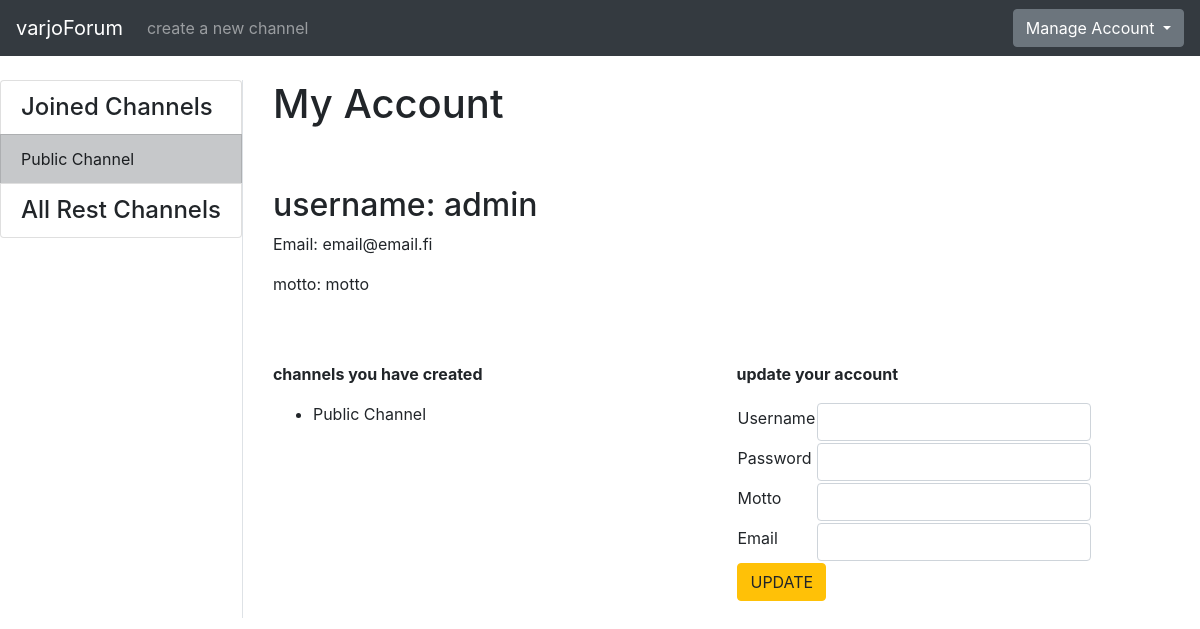
The page /account/ (signed in) on the database its author committed.
### application/channels/models.py (models this page shows, shortened)
class Channel(Base):
    name = db.Column(db.String(144), nullable=False)
    introduction = db.Column(db.Text, nullable=False)
    messages = db.relationship("Message", backref='Channel', lazy=True)
    accounts = db.relationship('Account', secondary=accounts, lazy='subquery',
        backref=db.backref('channels', lazy=True))
    @staticmethod
    def get_my_channels(account_id):
        stmt = text("SELECT Channel.id, Channel.name"
                    " FROM Channel, Account, Accounts"
                    " WHERE Channel.id = Accounts.channel_id"
                    " AND Account.id = Accounts.account_id"
                    " AND Account.id = :account_id").params(account_id=account_id)
        res = db.engine.execute(stmt)
        response = []
        for row in res:
            response.append({"channel_id":row[0], "channel_name":row[1]})
        return response
    @staticmethod
    def get_channels_where_not_in(account_id):
        stmt = text("SELECT channel.id, channel.name"
                    " FROM Channel"
                    " WHERE Channel.id NOT IN ("
                        " SELECT Channel.id"
                            " FROM Channel, Account, Accounts"
                            " WHERE Channel.id = Accounts.channel_id"
                            " AND Account.id = Accounts.account_id"
                            " AND Account.id = :account_id"
                    " )").params(account_id=account_id)
        res = db.engine.execute(stmt)
        response = []
        for row in res:
            response.append({"id":row[0], "name":row[1]})
        return response

### application/auth/models.py (models this page shows, shortened)
class Account(Base):
  username = db.Column(db.String(144), nullable=False)
  password = db.Column(db.String(144), nullable=False)
  motto = db.Column(db.String(144), nullable=False)
  admin = db.Column(db.Boolean, nullable=False)
  email = db.Column(db.String(144), nullable=False)
  messages = db.relationship("Message", backref='account', lazy=True)
  comments = db.relationship("Comment", backref='account', lazy=True)
  @staticmethod
  def find_accounts_channels(account_id):
    stmt = text("SELECT Channel.id, Channel.name FROM Channel, Account, Accounts "
                " WHERE Account.id = :account_id"
                " AND Account.id = Accounts.account_id"
                " AND Accounts.channel_id = Channel.id").params(account_id=account_id)
    res = db.engine.execute(stmt)
    response = []
    for row in res:
      response.append({"id":row[0], "name":row[1]})
    return response

### application/auth/views.py (the view)
@app.route("/account/", methods=["GET"])
@login_required
def single_account_index():
  return render_template("auth/index.html", account = current_user, accountform = AccountForm(),
    channels = Account.find_accounts_channels(current_user.id),
    my_channels=Channel.get_my_channels(current_user.id),
    all_channels=Channel.get_channels_where_not_in(current_user.id))

### application/auth/forms.py
class AccountForm(FlaskForm):
  username = TextField("Username", [validators.Length(min=2)])
  password = PasswordField("Password", [validators.Length(min=8)])
  motto = TextField("Motto", [validators.Length(min=2)])
  email = TextField("Email", [validators.Length(min=2)])
  class Meta:
    csrf = False

### application/__init__.py (called while the page is built)
@login_manager.user_loader
def load_user(account_id):
  return Account.query.get(account_id)

### application/templates/auth/index.html (shortened to what this page needs)
{% extends "layout.html" %}
{% block body %}
<div class="container" >
  <div class="row" style="padding-bottom: 50px">
    <div class="col-md-auto">
      <h1 style="padding-bottom: 50px">My Account</h1>
      <h2>username: {{ account.username }}</h2>
      <p>Email: {{account.email }}</p>
      <p>motto: {{ account.motto }}</p>
    </div>
    <div class="col-md-auto">
    </div>
  </div>
  <div class="row">
    <div class="col">
      <p><b>channels you have created</b></p>
      <ul>
        {% for channel in channels %}
          <li>{{ channel.name }}</li>
        {% endfor %}
      </ul>
    </div>
    <div class="col">
      <p><b>update your account</b></p>
      <form method="POST" action="{{ url_for('accounts_update', account_id=account.id) }}" name="accountform">
        <div class="form-group">
          <table>
            <tr>
              <td>{{ accountform.username.label }}</td>
              <td>{{ accountform.username(class="form-control") }}</td>
            </tr>
            <tr>
              <td>{{ accountform.password.label }}</td>
              <td>{{ accountform.password(class="form-control") }}</td>
            </tr>
            <tr>
              <td>{{ accountform.motto.label }}</td>
              <td>{{ accountform.motto(class="form-control") }}</td>
            </tr>
            <tr>
              <td>{{ accountform.email.label }}</td>
              <td>{{ accountform.email(class="form-control") }}</td>
            </tr>
            <tr>
              <td colspan="2"><button type="submit" class="btn btn-warning">UPDATE</button</td>
            </tr>
          </table>
        </div>
      </form>
    </div>
  </div>
</div>
{% endblock %}

### application/templates/layout.html (shortened to what this page needs)
<!DOCTYPE html>
  <html>
    <head>
      <link rel="stylesheet" href="https://maxcdn.bootstrapcdn.com/bootstrap/4.0.0/css/bootstrap.min.css">
    </head>
    <body>
      <nav class="navbar navbar-expand-md navbar-dark bg-dark mb-4">
        <a class="navbar-brand" href="{{ url_for('index') }}">varjoForum</a>
        <div class="collapse navbar-collapse" id="navbarCollapse">
          <ul class="navbar-nav mr-auto">
            {% if current_user.is_authenticated %}
            <li class="nav-item">
              <a class="nav-link" href="{{ url_for('channel_form') }}">create a new channel</a>
            </li>
            {% endif %}
          </ul>
            <div class="btn-group">
              <button type="button" class="btn btn-secondary dropdown-toggle" data-toggle="dropdown" aria-haspopup="true" aria-expanded="false">
                {% if current_user.is_authenticated %}
                  Manage Account
                {% else %}
                  Login
                {% endif %}
              </button>
            </div>
        </div>
      </nav>
      <div class="container-fluid" >
        <div class="row">
            <div class="border-right">
              <div class="col-sx" >
                <div style="float: left">
                  <div class="list-group">
                  {% if current_user.is_authenticated %}
                    {% if my_channels %}
                    <h4 class="list-group-item">Joined Channels</h4>
                    {% endif %}
                    {% for my_channel in my_channels %}
                        <a href="{{ url_for('one_channel_index', channel_id=my_channel.channel_id) }}" class="list-group-item list-group-item-action list-group-item-dark">
                        {{ my_channel.channel_name }}
                        </a>
                    {% endfor %}
                    <h4 class="list-group-item">All Rest Channels</h4>
                {% else %}
                {% if all_channels %}
                <h4 class="list-group-item">All Channels</h4>
                {% endif %}
                {% endif %}
              </div>
              </div>
              </div>
          </div>
          <div class="col">
            {% block body %}{% endblock %}
          </div>
        </div>
    </body>
  </html>

### rows shown on the page
Channel: channel_name "Public Channel", name "Public Channel"
Account: username "admin", email "email@email.fi", motto "motto", motto.label "Motto"

### other values the page prints
{{ accountform.username.label }} "Username"
{{ accountform.password.label }} "Password"
{{ accountform.email.label }} "Email"
